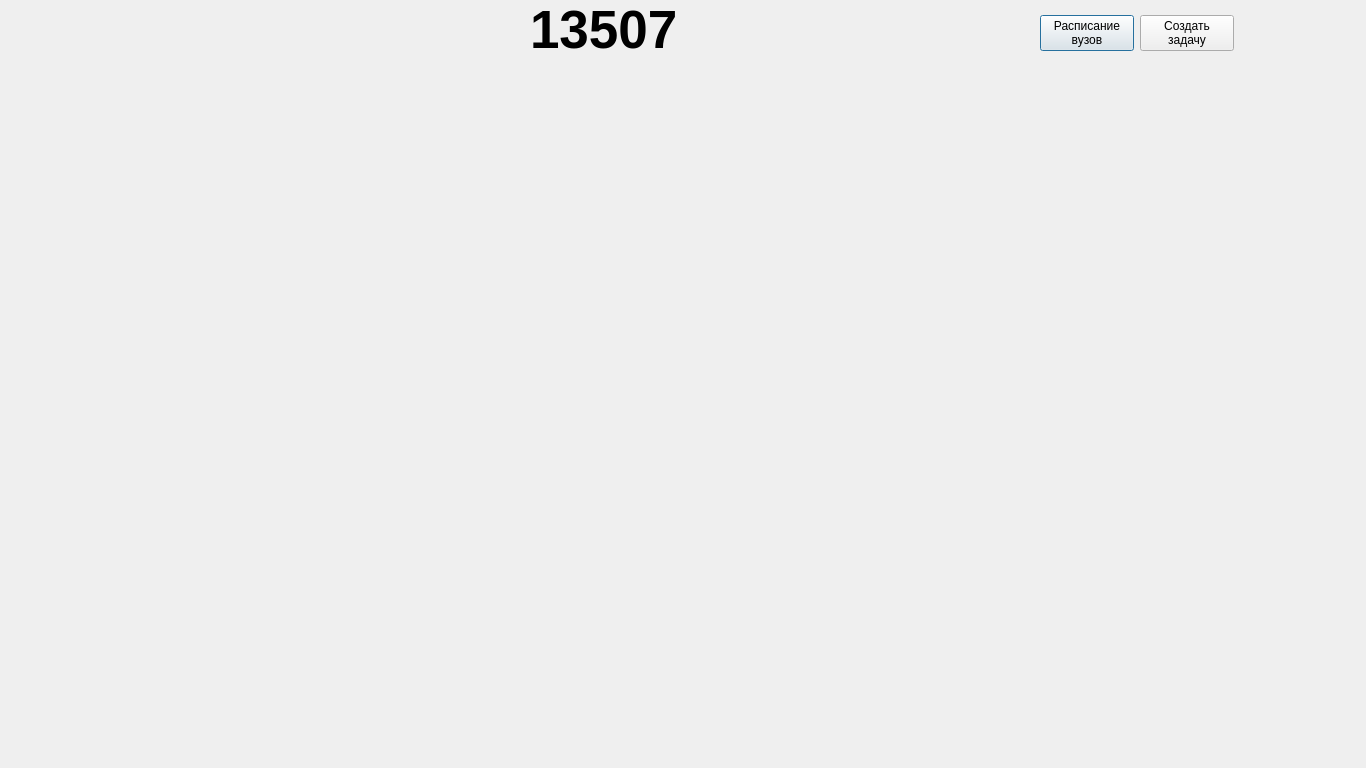
<?xml version="1.0" encoding="UTF-8"?>
<ui version="4.0">
 <class>G13507</class>
 <widget class="QDialog" name="G13507">
  <property name="geometry">
   <rect>
    <x>0</x>
    <y>0</y>
    <width>1366</width>
    <height>768</height>
   </rect>
  </property>
  <property name="windowTitle">
   <string>g13507</string>
  </property>
  <widget class="QLabel" name="label">
   <property name="geometry">
    <rect>
     <x>-50</x>
     <y>0</y>
     <width>1366</width>
     <height>768</height>
    </rect>
   </property>
   <property name="text">
    <string/>
   </property>
  </widget>
  <widget class="QLabel" name="label_2">
   <property name="geometry">
    <rect>
     <x>530</x>
     <y>0</y>
     <width>161</width>
     <height>61</height>
    </rect>
   </property>
   <property name="font">
    <font>
     <pointsize>40</pointsize>
     <weight>75</weight>
     <bold>true</bold>
    </font>
   </property>
   <property name="text">
    <string>&lt;html&gt;&lt;head/&gt;&lt;body&gt;&lt;p&gt;&lt;span style=&quot; color:#000000;&quot;&gt;13507&lt;/span&gt;&lt;/p&gt;&lt;/body&gt;&lt;/html&gt;</string>
   </property>
  </widget>
  <widget class="QWidget" name="layoutWidget">
   <property name="geometry">
    <rect>
     <x>1040</x>
     <y>10</y>
     <width>194</width>
     <height>46</height>
    </rect>
   </property>
   <layout class="QHBoxLayout" name="horizontalLayout">
    <item>
     <widget class="QPushButton" name="pushButton">
      <property name="text">
       <string>Расписание
вузов</string>
      </property>
     </widget>
    </item>
    <item>
     <widget class="QPushButton" name="pushButton_2">
      <property name="text">
       <string>Создать
задачу</string>
      </property>
     </widget>
    </item>
   </layout>
  </widget>
 </widget>
 <resources/>
 <connections/>
</ui>
